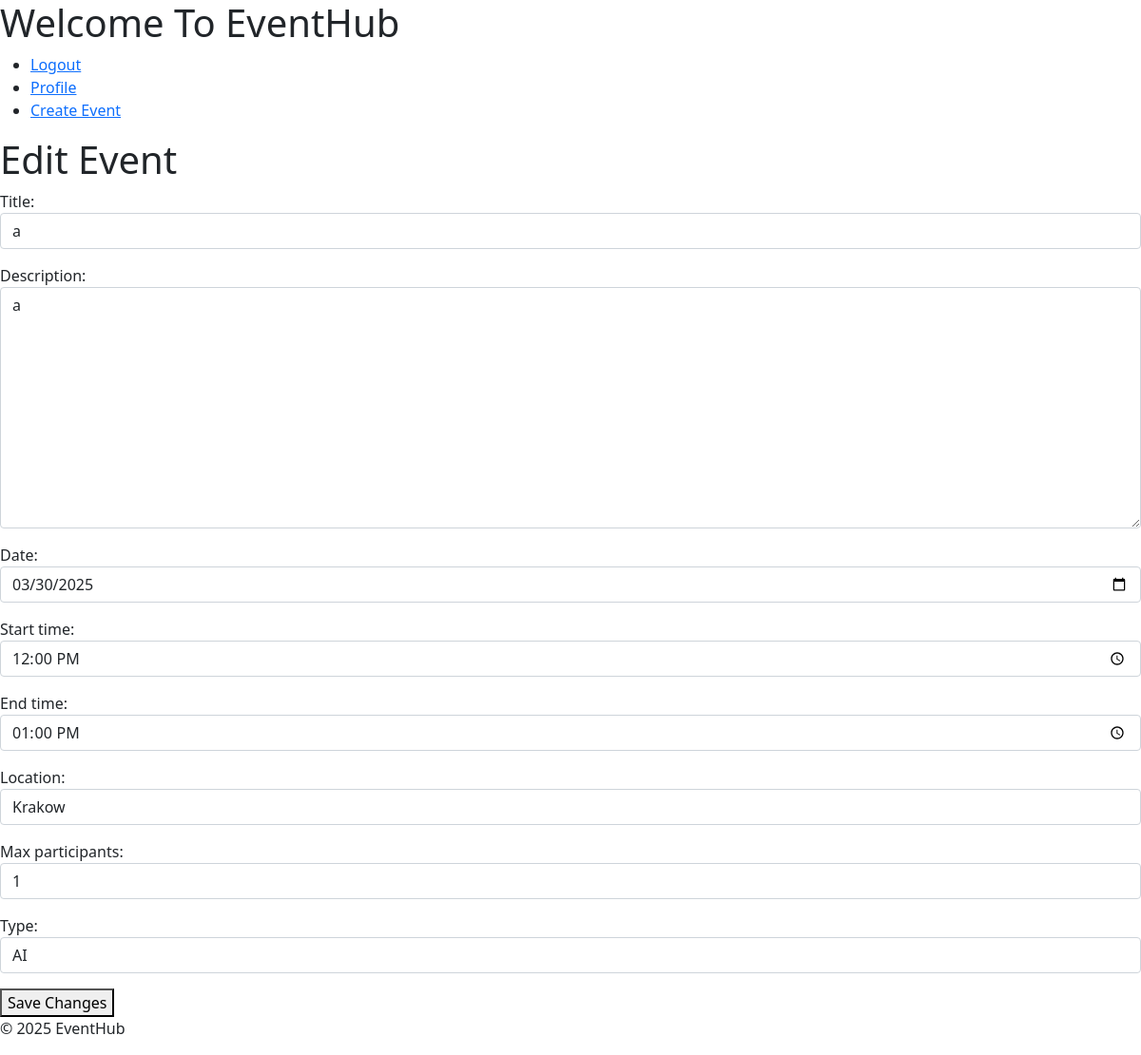
Page /2/edit/ (signed in) on the committed database.
### events/models.py (models this page shows, shortened)
class Event(models.Model):
    title = models.CharField(max_length=200)
    owner = models.ForeignKey(User, on_delete=models.CASCADE)
    description = models.TextField()
    date = models.DateField()
    start_time = models.TimeField(default='12:00:00')
    end_time = models.TimeField(default='13:00:00')
    location = models.CharField(max_length=200)
    max_participants = models.IntegerField()
    current_participants = models.IntegerField(default=0)
    type = models.CharField(max_length=200)
    created_at = models.DateTimeField(auto_now_add=True)

### events/views.py (the view)
# urls.py: path('<int:event_id>/edit/', views.edit_event, name='edit_event'),
@login_required
def edit_event(request, event_id):
    event = get_object_or_404(Event, id=event_id)
    if request.method == 'POST':
        form = EventForm(request.POST, instance=event)
        if form.is_valid():
            form.save()
            return redirect('events:event_detail', event_id)
        else:
            print(form.errors)
    else:
        form = EventForm(instance=event)
    return render(request, 'events/edit_event.html', {'form': form})

### events/forms.py
class EventForm(forms.ModelForm):
    class Meta:
        model = Event
        fields = ['title', 'description', 'date', 'start_time', 'end_time', 'location', 'max_participants', 'type']
    def __init__(self, *args, **kwargs):
        super().__init__(*args, **kwargs)
        self.fields['date'].widget = forms.DateInput(
            attrs={
                'type': 'date',
                'class': 'form-control',
                'placeholder': 'Select a date',
                'min': date.today().isoformat()
            }
        )
        self.fields['start_time'].widget = forms.TimeInput(
            attrs={
                'type': 'time',
                'class': 'form-control',
                'placeholder': 'Select a time'
            }
        )
        self.fields['end_time'].widget = forms.TimeInput(
            attrs={
                'type': 'time',
                'class': 'form-control',
                'placeholder': 'Select a time'
            }
        )
        for field_name in self.fields:
            if field_name not in ['date', 'start_time']:
                self.fields[field_name].widget.attrs.update({'class': 'form-control'})

### events/templates/events/edit_event.html (shortened to what this page needs)
{% extends 'base.html' %}
{% block content %}
    <h1>Edit Event</h1>
    <form method="post">
        {{ form.as_p }}
        <button type="submit">Save Changes</button>
    </form>
{% endblock %}

### rows in the picture
Event: title "a", description "a", date "03/30/2025", start_time "12:00:00", end_time "13:00:00", location "Krakow", max_participants "1", type "AI"
